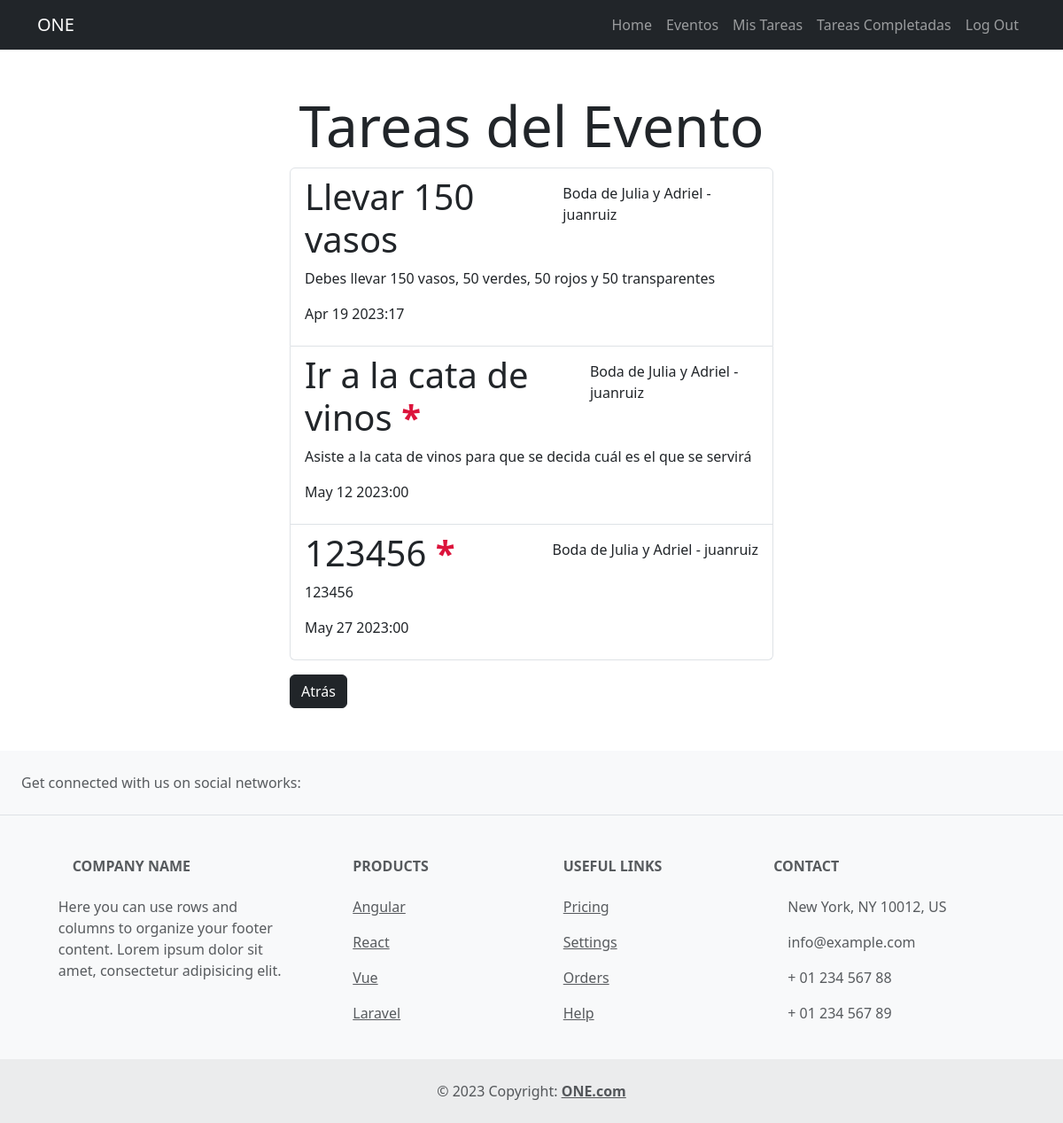
Before: /eventos/14/tasks/ (signed in) with the older database file.
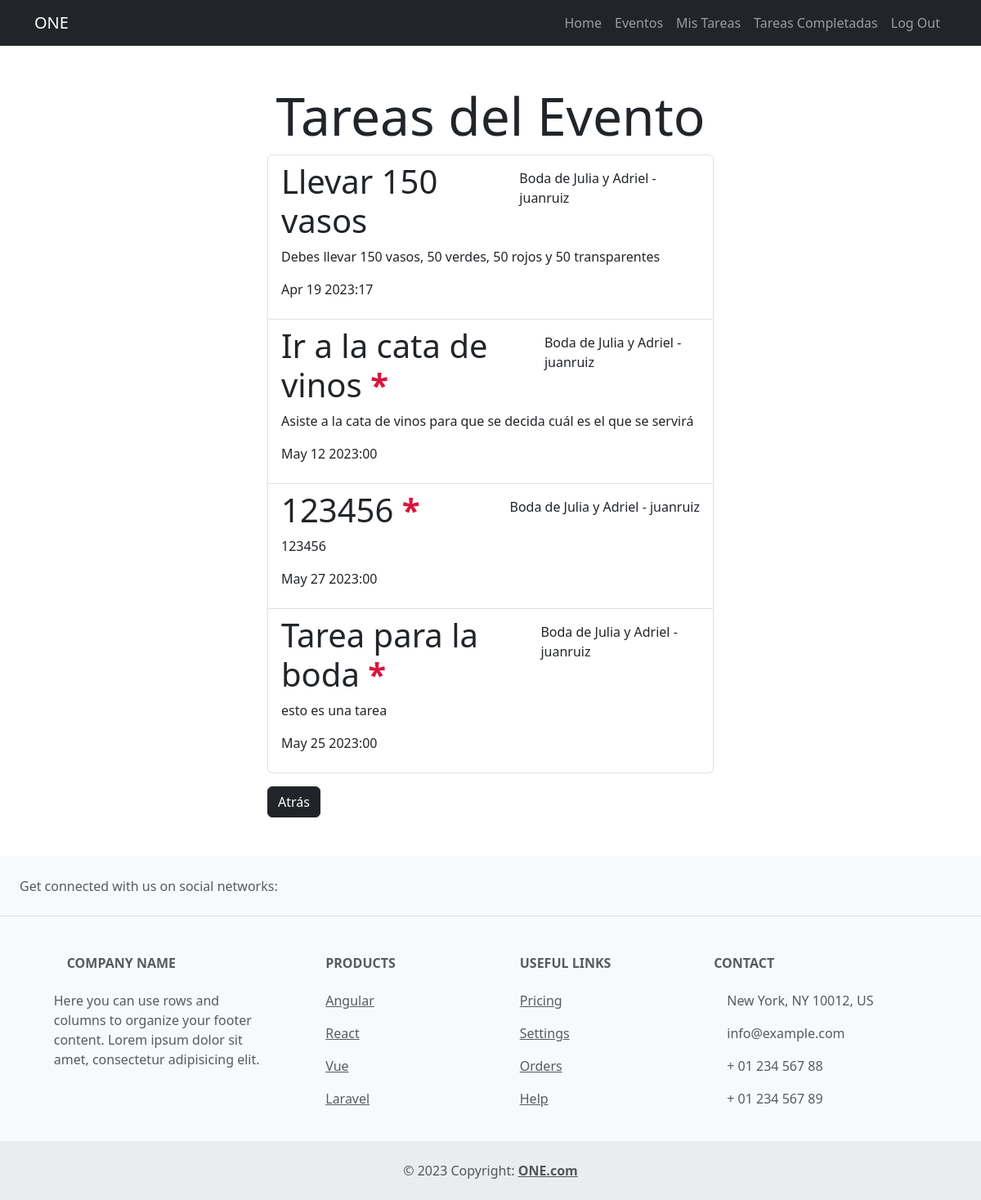
After: the same page with the newer database file.
### tasks/models.py (models this page shows, shortened)
class Task(models.Model):
    title = models.CharField(max_length=80)
    descripcion = models.TextField(blank=True)
    fechaCreacion = models.DateTimeField(auto_now_add=True)
    fechaLim= models.DateTimeField(null = True, blank = True)
    fechaTer= models.DateTimeField(null = True, blank = True)
    importante = models.BooleanField(default=False)
    user = models.ForeignKey(User, on_delete=models.CASCADE)
    evento = models.ForeignKey(Evento, blank=True , on_delete=models.CASCADE)
    asignado_a = models.ForeignKey(User, null=True, blank=True, related_name='tasks_assigned', on_delete=models.SET_NULL)

### event/models.py (models this page shows, shortened)
class Evento(models.Model):
    nombre = models.CharField(max_length=80)
    descripcion = models.TextField(blank=True)
    fechaCreacion = models.DateTimeField(auto_now_add=True)
    fecha= models.DateField(null = True, blank = True)
    ubicacion = models.CharField(max_length=200)
    user = models.ForeignKey(User, on_delete=models.CASCADE)

### event/views.py (the view)
# urls.py: path('eventos/<int:evento_id>/tasks/', task_por_evento, name = 'task_por_evento'),
@login_required
def task_por_evento(request, evento_id):
    eventos = Evento.objects.get(id=evento_id)
    tasks = Task.objects.filter(evento=eventos)
    return render(request, 'tareas_evento.html', {'tasks': tasks, 'eventos': eventos})

### event/templates/tareas_evento.html (shortened to what this page needs)
{% extends 'base.html' %}
{% block content%}
<main class="container">
    <div class="row">
        <div class="col-md-6 offset-md-3">
            <h1 class="mt-5 text-center display-3">Tareas del Evento</h1>
            <ul class="list-group">
                {% for task in tasks %}
                <a href="{% url 'task_detail' task.id %}" class="list-group-item">
                    <header class="d-flex justify-content-between">
                        {% if task.importante %}
                            <h1 class="fw-bold-3"> {{task.title}} <strong style="color: crimson;">*</strong></strong></h1>
                        {% else %}
                            <h1 class="fw-bold-3"> {{task.title}}</h1>
                        {% endif %}
                        <p class="mt-2"> {{task.evento.nombre}} - {{task.user.username}} </p>
                    </header>
                    <p> {{task.descripcion}} </p>
                    <p> {{task.fechaLim|date:'M j Y:i'}} </p>
                </a>
                {% endfor %}
            </ul>
            {% if '/eventos-completos/' not in request.path %}
                <form action="{% url 'eventos' %}"  method="POST">
                    <button class="btn btn-dark mt-3 mb-5" >Atrás</button>
                </form>
            {% endif %}
        </div>
    </div>
</main>
{% endblock %}

Changed rows visible on the page:
added Task: title "Tarea para la boda", evento.nombre "Boda de Julia y Adriel", user.username "juanruiz", descripcion "esto es una tarea", fechaLim "May 25 2023:00"
